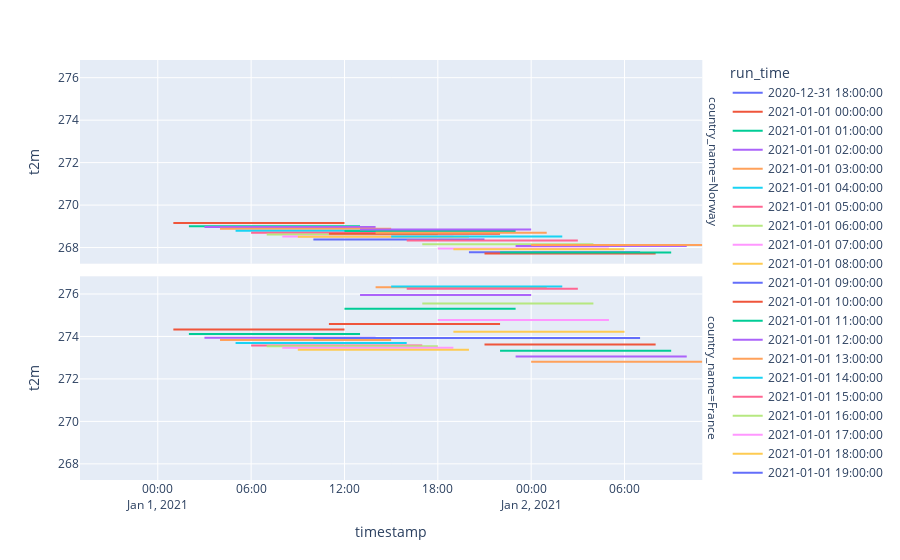

The notebook cell saved with this chart:
### Code cell
fig = px.line(ddf_plot, x="timestamp", y="t2m", color="run_time", facet_row="country_name")
fig.show()
